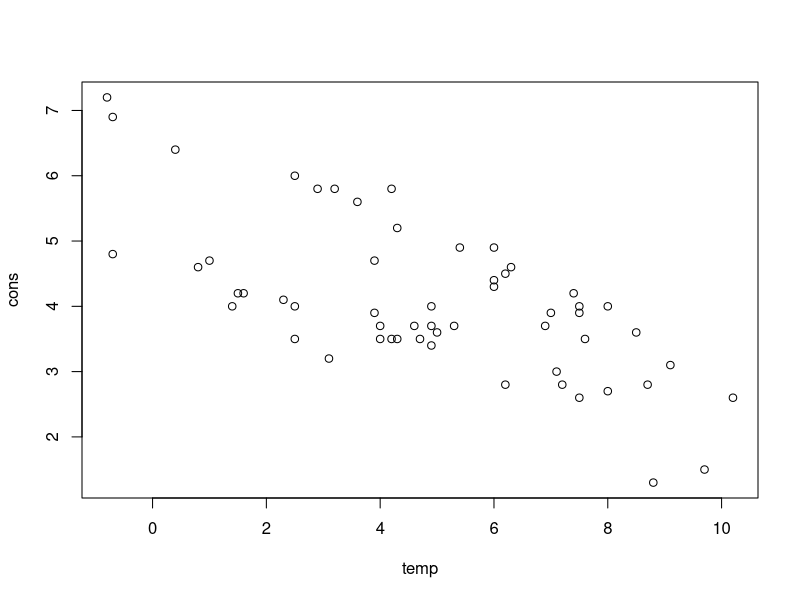
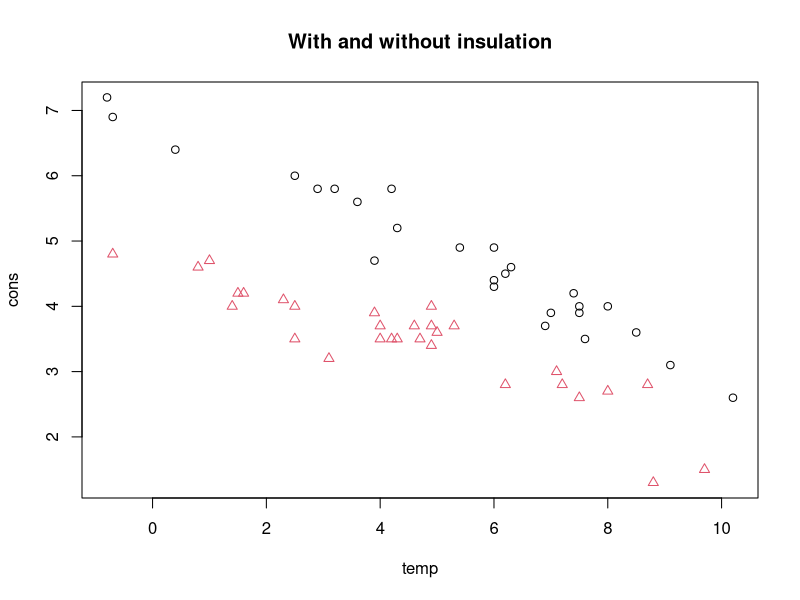
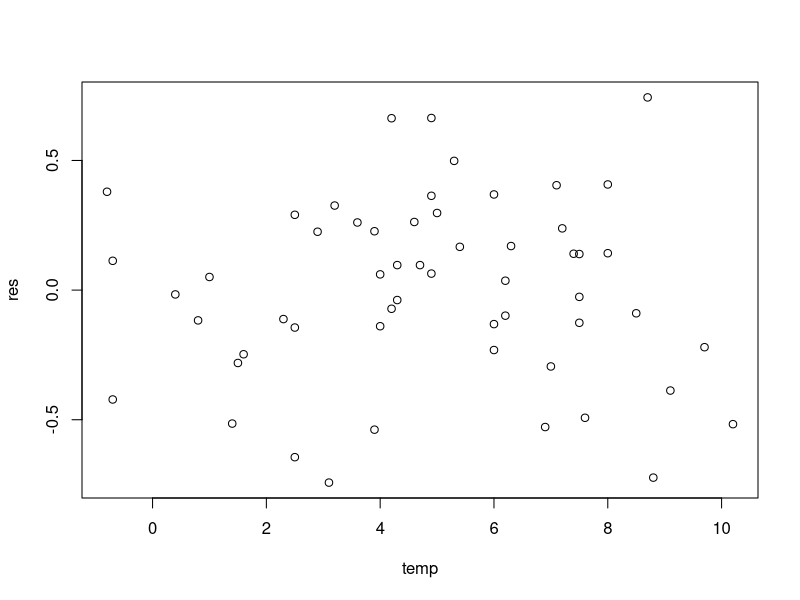
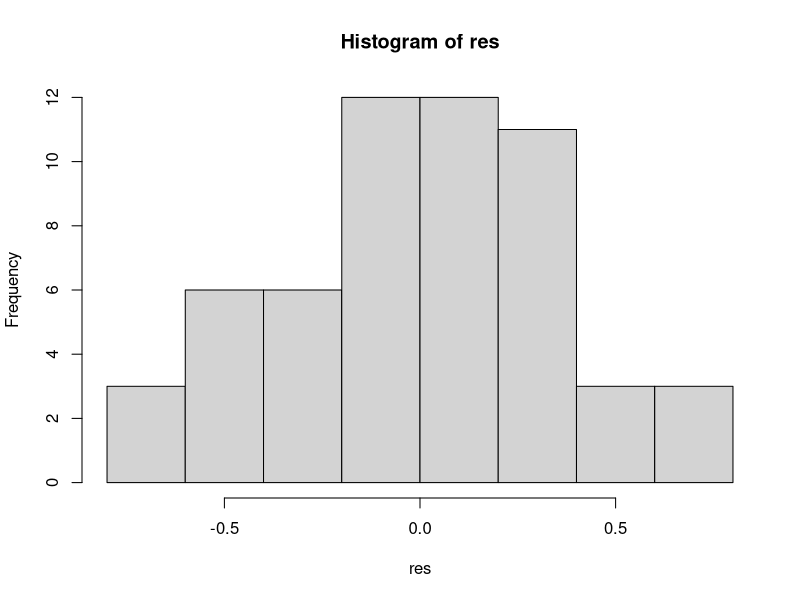
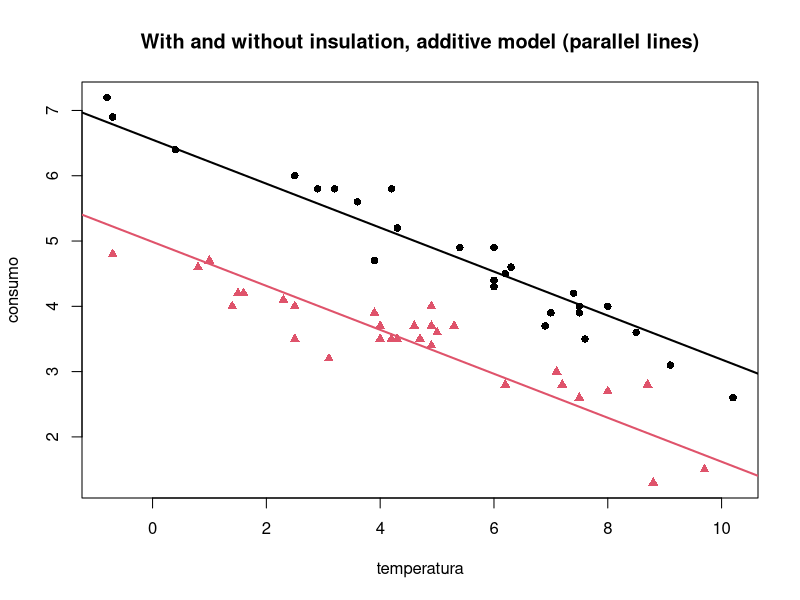
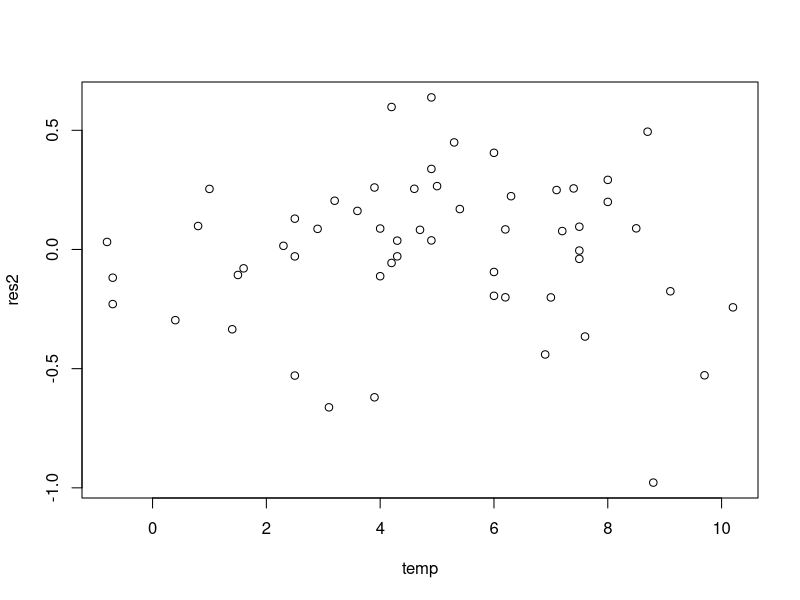
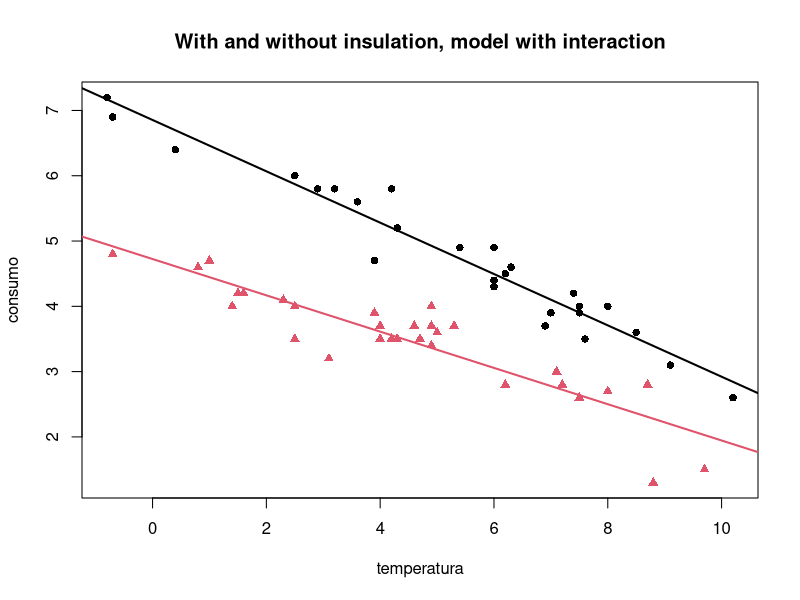
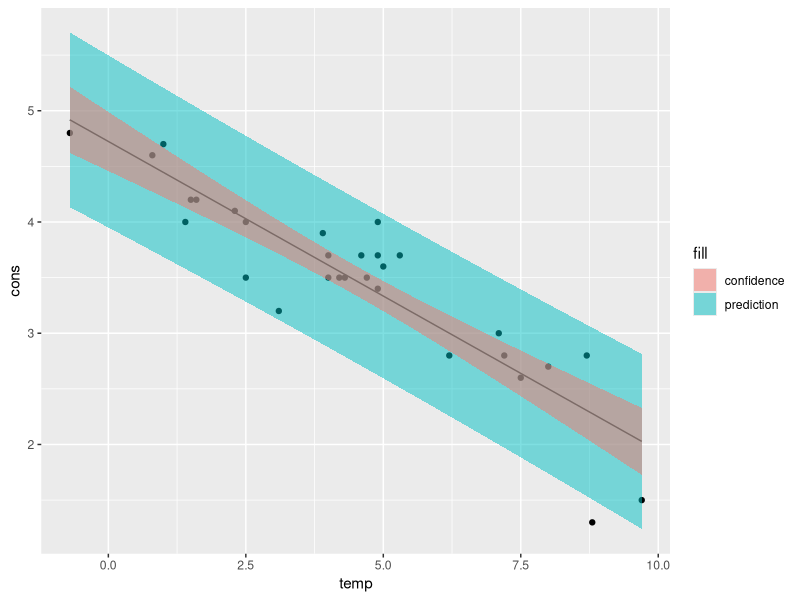

Reproduce these figures in R, in order.
## ---- chunk 1
knitr::opts_chunk$set(echo = TRUE)
# No need for hardcoded setwd() if we use relative paths from the script location
# setwd("../Data") 
## ---- chunk 2
# Path updated to point to the Data folder relative to this script
insulate=read.table("../Data/insulate_data.txt",
                    col.names=c("quando","temp","cons"))

# take a look at the variable in the database
str(insulate)        # notice quando is a factor with two levels

# focus on this data frame
attach(insulate)

# Negative relationship between temp and cons
plot(temp,cons) 

# Visualizing insulation as well, with some prettyfication
plot(temp,cons,type="n")
points(temp[quando=="prima"],cons[quando=="prima"],pch=1)
points(temp[quando=="dopo"],cons[quando=="dopo"],pch=2,col=2)
title("With and without insulation")
## ---- chunk 3
regr=lm(cons~quando+temp)  ### notice nonalgebraic use of symbol +
summary(regr)
## ---- chunk 4
confint(regr, level=0.95)
## ---- chunk 5
res=regr$resid
plot(temp,res) # no obvious pattern appears, ok
hist(res)
## ---- chunk 6
plot(temp,cons,type="n", xlab="temperatura", ylab="consumo")
points(temp[quando=="prima"],cons[quando=="prima"],pch=16, col=1)
points(temp[quando=="dopo"], cons[quando=="dopo"], pch=17, col=2)
title("With and without insulation, additive model (parallel lines)")
# Draw the two separate fitted regression lines
abline(a=regr$coef[1]+regr$coef[2], b=regr$coef[3], lwd=2)
abline(a=regr$coef[1], b=regr$coef[3], col=2, lwd=2)
## ---- chunk 7
regr2=lm(cons~quando+temp+quando*temp)  ### notice the use of *
summary(regr2)
confint(regr2, level=0.95)
## ---- chunk 8
res2=regr2$resid
plot(temp,res2) # residuals are still ok

plot(temp,cons,type="n", xlab="temperatura", ylab="consumo")
points(temp[quando=="prima"],cons[quando=="prima"],pch=16, col=1)
points(temp[quando=="dopo"], cons[quando=="dopo"], pch=17, col=2)
title("With and without insulation, model with interaction")
abline(a=regr2$coef[1]+regr2$coef[2], b=regr2$coef[3]+regr2$coef[4], lwd=2)
abline(a=regr2$coef[1], b=regr2$coef[3], col=2, lwd=2)
## ---- chunk 9
nullo <- lm(cons~1)
solotemp <- lm(cons~temp)
additivo <- lm(cons~temp+quando)
interattivo <- lm(cons~temp*quando)

# null vs interattivo
anova(nullo, interattivo) 
summary(interattivo) # same as all-or-nothing test in summary(interattivo)

# additivo vs interattivo
anova(additivo, interattivo) 
summary(interattivo)# same as interaction test in default view

# solotemp vs interattivo
anova(solotemp, interattivo) # nested models

## detach the database when you do not use it any more
detach(insulate)
## ---- chunk 10
predict.lm(additivo,
           newdata=data.frame(quando=c("prima","dopo"),temp=rep(3.2,2)),
           interval="confidence",
	   level=.99)

predict.lm(additivo,
           newdata=data.frame(quando=c("prima","dopo"),temp=rep(3.2,2)),
           interval="prediction",
	   level=.99)
## ---- chunk 11
library(dplyr)
library(ggplot2)
# build x grid
dopo_insulate <-
  insulate %>%
  dplyr::filter(quando == "dopo") %>%
  dplyr::select(-quando)

# fit a simple model
dopo_simple_lm <- lm(cons ~ temp, data = dopo_insulate)

# build a vector of new data spanning the whole temp support
new_x <- tibble(temp = seq(min(dopo_insulate$temp), max(dopo_insulate$temp), by = 0.05))

# find confidence and prediction intervals for all of the range elements
# and change the column names to make them distinguishable
new_pred <- predict(dopo_simple_lm, newdata = new_x, interval = "prediction") %>%
  as_tibble() %>%
  rename_with(~ paste(.x, "pred", sep = "_")) #
new_conf <- predict(dopo_simple_lm, newdata = new_x, interval = "confidence") %>%
  as_tibble() %>%
  rename_with(~ paste(.x, "conf", sep = "_"))

# join the two interval details
new_data <- bind_cols(new_x, new_pred, new_conf)

ggplot() +
  geom_point(aes(temp, cons), data = dopo_insulate) + # scatter plot
  geom_line(aes(temp, fit_conf), data = new_data) + # regression line
  geom_ribbon(aes(temp, ymin = lwr_pred, ymax = upr_pred, fill = "prediction"),
    data = new_data, alpha = .5
  ) + # pred intervals
  geom_ribbon(aes(temp, ymin = lwr_conf, ymax = upr_conf, fill = "confidence"),
    data = new_data, alpha = .5
  ) # conf intervals
